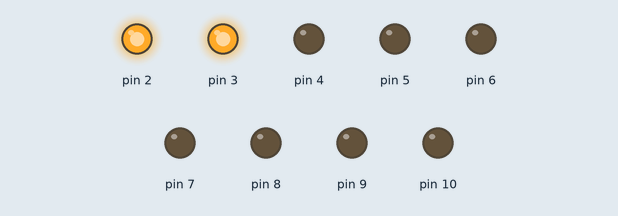
The sketch below on a simulated Arduino Uno, built with avr-gcc and run on an emulated ATmega328P. On the bench: output pins drawn as LEDs (lit = HIGH).

Above: at 0.05 s.
At 0.25 s:
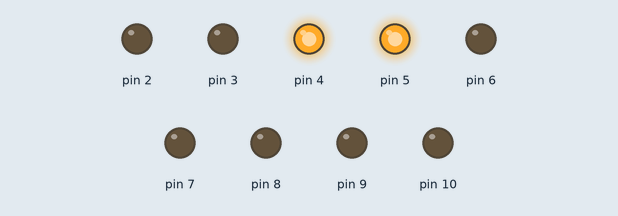
At 0.65 s:
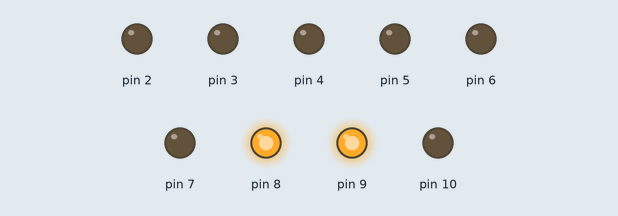
At 0.75 s:
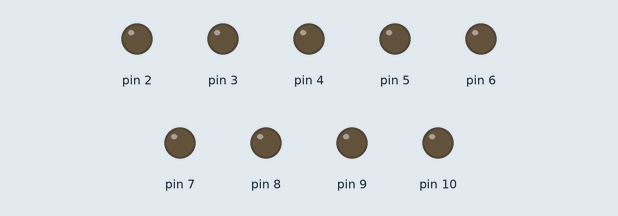
At 1.45 s:
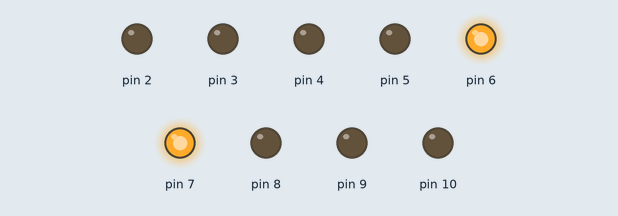
At 2.85 s:
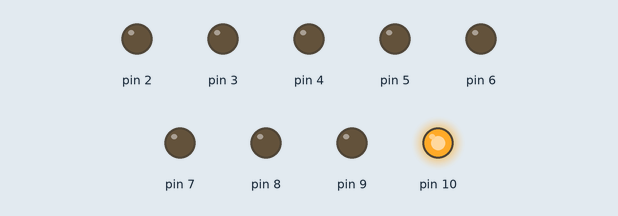
Timing chart, 0 to 3.1 s (numbered marks = the images above):
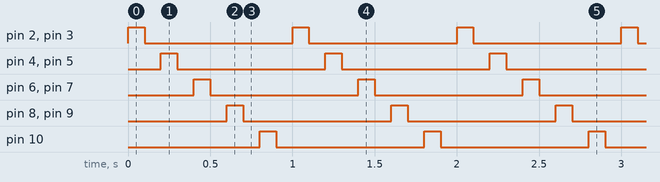

The sketch:

allumage_2_a_2.ino
```cpp
#include "param.h"
int val ;
void setup ()
{
 setup_moi();
 Serial.begin(9600);
 val = analogRead (A0);
}
void loop ()
{
  if (val != 0)
  {
  moi();
  }
}
```

param.cpp
```cpp
#include <Arduino.h>

void setup_moi()
{
  for (int i=2;i<11;i++)
  {
     pinMode (i,OUTPUT);
  }

}

void moi()
{
 digitalWrite (2,HIGH);
 digitalWrite (3,HIGH);
 delay (100);
 digitalWrite (2,LOW);
 digitalWrite (3,LOW);
 delay(100);
 digitalWrite (4,HIGH);
 digitalWrite (5,HIGH);
 delay (100);
 digitalWrite (4,LOW);
 digitalWrite (5,LOW);
 delay(100);
 digitalWrite (6,HIGH);
 digitalWrite (7,HIGH);
 delay (100);
 digitalWrite (6,LOW);
 digitalWrite (7,LOW);
 delay(100);
 digitalWrite (8,HIGH);
 digitalWrite (9,HIGH);
 delay (100);
 digitalWrite (8,LOW);
 digitalWrite (9,LOW);
 delay(100);
 digitalWrite (10,HIGH);
 digitalWrite (11,HIGH);
 delay (100);
 digitalWrite (10,LOW);
 digitalWrite (11,LOW);
 delay(100);

}
```

param.h
```cpp
void setup_moi();

void moi() ;
```

Measured:
- by itself, pin 2–10: alternates HIGH for 0.10 s and LOW for 0.90 s
- by itself, everything shown: repeats every 1.0 s, in 10 steps
